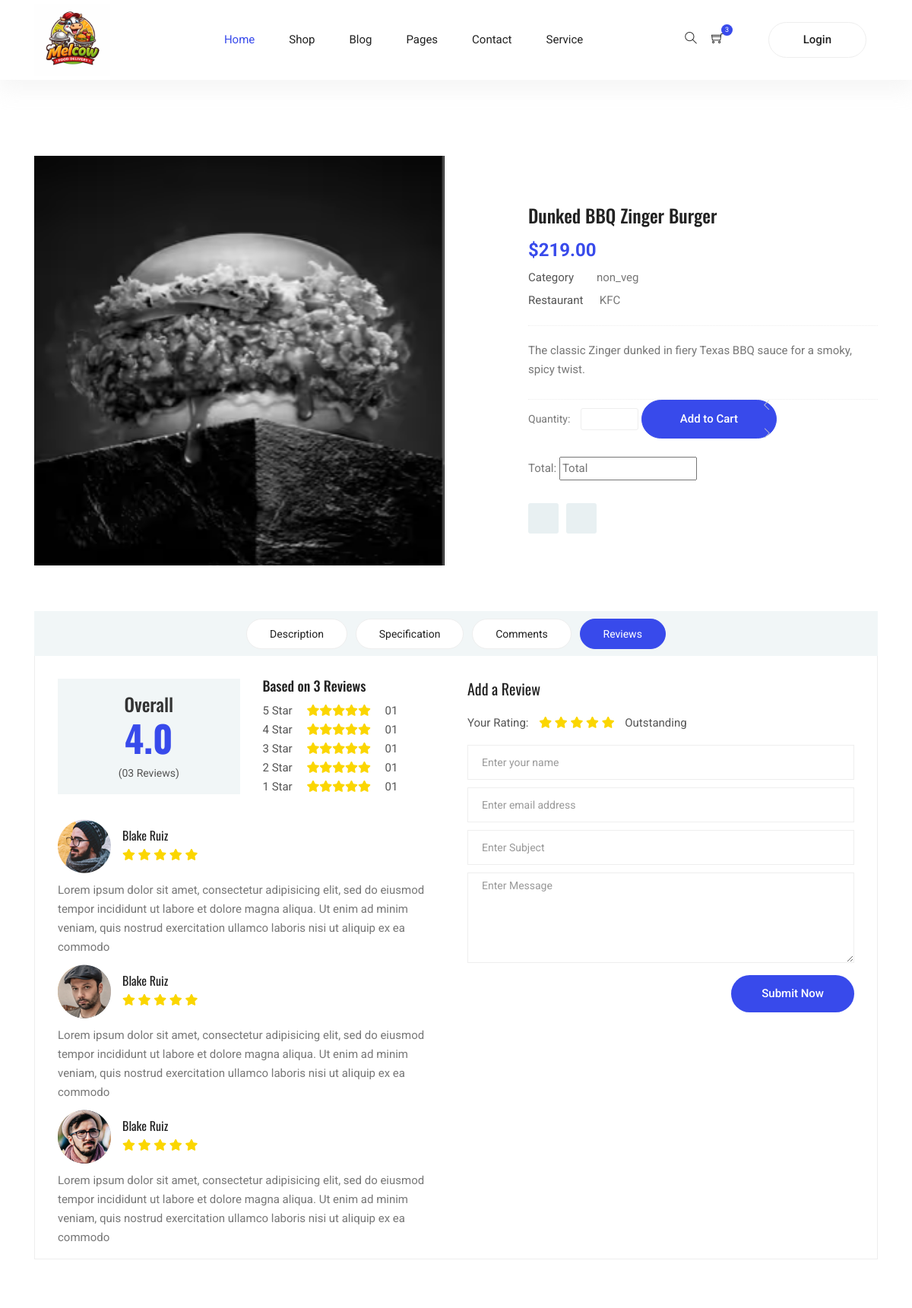
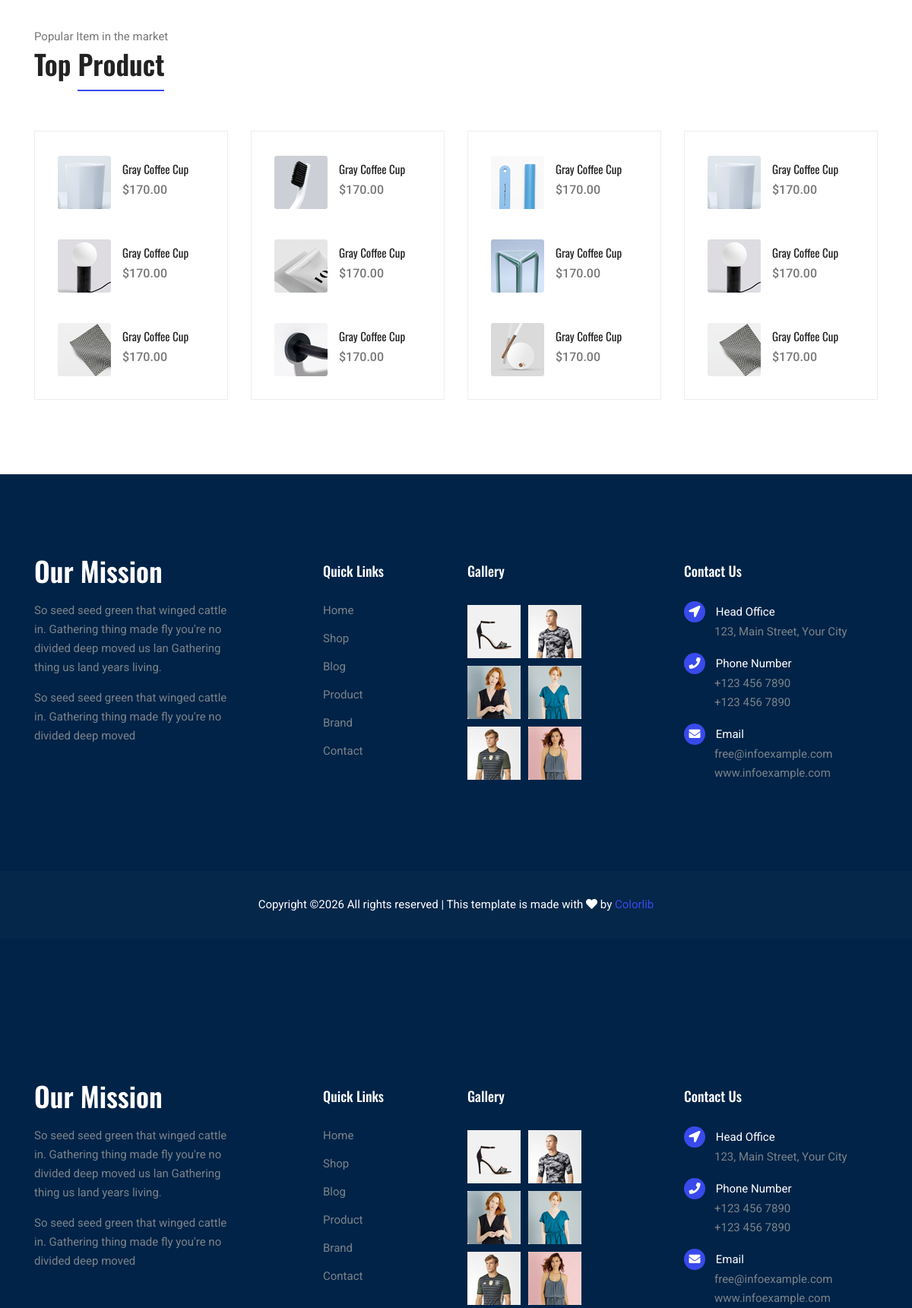
The page /userapp/single_dish_page/16/ (upper part) on the database its author committed (2 pictures, top to bottom).
### mainapp/models.py (models this page shows, shortened)
class dishesDb(models.Model):
    name=models.CharField(max_length=100)
    description=models.TextField()
    price=models.DecimalField(max_digits=10, decimal_places=2)
    food_type=models.CharField(max_length=100)
    restaurant=models.CharField(max_length=100)
    dish_image=models.ImageField(upload_to='dish_images/')
    veg_nonveg=models.CharField(max_length=10,default='veg')

### userapp/views.py (the view)
# urls.py: path('single_dish_page/<int:dish_id>/',views.single_dish_page,name='single_dish_page'),
def single_dish_page(request,dish_id):
    dish=dishesDb.objects.get(id=dish_id)
    return render(request,'single_dishes.html',{"dish":dish})

### userapp/templates/single_dishes.html (shortened to what this page needs)
{% extends "index.html" %}
{% block content %}
	<div class="product_image_area">
		<div class="container">
			<div class="row s_product_inner">
				<div class="col-lg-6">
					<div class="owl-carousel owl-theme s_Product_carousel">
						<div class="single-prd-item">
							<img class="img-fluid" src="{{ dish.dish_image.url}}" alt="">
						</div>
					</div>
				</div>
				<div class="col-lg-5 offset-lg-1">
					<div class="s_product_text">
						<h3>{{dish.name}}</h3>
						<h2 id="price" data-price="{{ dish.price }}" >${{ dish.price}}</h2>
						<ul class="list">
							<li><a class="active" href="#"><span>Category</span>{{dish.veg_nonveg}}</a></li>
							<li><a href="#"><span>Restaurant</span> {{ dish.restaurant}}</a></li>
						</ul>
						<p>{{dish.description}}</p>
						<div class="product_count">
              <label for="qty">Quantity:</label>
              <button onclick="var result = document.getElementById('sst'); var sst = result.value; if( !isNaN( sst )) result.value++;return false;"
							 class="increase items-count" type="button"><i class="ti-angle-left"></i></button>
							<input type="number" name="qty" id="quant"  min=1 max=20 title="Quantity:" class="input-text qty">
							<button onclick="var result = document.getElementById('sst'); var sst = result.value; if( !isNaN( sst ) &amp;&amp; sst > 0 ) result.value--;return false;"
               class="reduced items-count" type="button"><i class="ti-angle-right"></i></button>
							<a class="button primary-btn" href="{% url 'view_cart'  %}">Add to Cart</a>
						</div>
						<div >
							<label for="qty">Total:</label>
                             <input type="text"  id="total" placeholder="Total"   readonly>
                                </div>
						<div class="card_area d-flex align-items-center">
							<a class="icon_btn" href="#"></a>
							<a class="icon_btn" href="#"></a>
						</div>
					</div>
				</div>
			</div>
		</div>
	</div>
	<section class="product_description_area">
		<div class="container">
			<ul class="nav nav-tabs" id="myTab" role="tablist">
				<li class="nav-item">
					<a class="nav-link" id="home-tab" data-toggle="tab" href="#home" role="tab" aria-controls="home" aria-selected="true">Description</a>
				</li>
				<li class="nav-item">
					<a class="nav-link" id="profile-tab" data-toggle="tab" href="#profile" role="tab" aria-controls="profile"
					 aria-selected="false">Specification</a>
				</li>
				<li class="nav-item">
					<a class="nav-link" id="contact-tab" data-toggle="tab" href="#contact" role="tab" aria-controls="contact"
					 aria-selected="false">Comments</a>
				</li>
				<li class="nav-item">
					<a class="nav-link active" id="review-tab" data-toggle="tab" href="#review" role="tab" aria-controls="review"
					 aria-selected="false">Reviews</a>
				</li>
			</ul>
			<div class="tab-content" id="myTabContent">
				<div class="tab-pane fade show active" id="review" role="tabpanel" aria-labelledby="review-tab">
					<div class="row">
						<div class="col-lg-6">
							<div class="row total_rate">
								<div class="col-6">
									<div class="box_total">
										<h5>Overall</h5>
										<h4>4.0</h4>
										<h6>(03 Reviews)</h6>
									</div>
								</div>
								<div class="col-6">
									<div class="rating_list">
										<h3>Based on 3 Reviews</h3>
										<ul class="list">
											<li><a href="#">5 Star <i class="fa fa-star"></i><i class="fa fa-star"></i><i class="fa fa-star"></i><i
													 class="fa fa-star"></i><i class="fa fa-star"></i> 01</a></li>
											<li><a href="#">4 Star <i class="fa fa-star"></i><i class="fa fa-star"></i><i class="fa fa-star"></i><i
													 class="fa fa-star"></i><i class="fa fa-star"></i> 01</a></li>
											<li><a href="#">3 Star <i class="fa fa-star"></i><i class="fa fa-star"></i><i class="fa fa-star"></i><i
													 class="fa fa-star"></i><i class="fa fa-star"></i> 01</a></li>
											<li><a href="#">2 Star <i class="fa fa-star"></i><i class="fa fa-star"></i><i class="fa fa-star"></i><i
													 class="fa fa-star"></i><i class="fa fa-star"></i> 01</a></li>
											<li><a href="#">1 Star <i class="fa fa-star"></i><i class="fa fa-star"></i><i class="fa fa-star"></i><i
													 class="fa fa-star"></i><i class="fa fa-star"></i> 01</a></li>
										</ul>
									</div>
								</div>
							</div>
							<div class="review_list">
								<div class="review_item">
									<div class="media">
										<div class="d-flex">
											<img src="img/product/review-1.png" alt="">
										</div>
										<div class="media-body">
											<h4>Blake Ruiz</h4>
											<i class="fa fa-star"></i>
											<i class="fa fa-star"></i>
											<i class="fa fa-star"></i>
											<i class="fa fa-star"></i>
											<i class="fa fa-star"></i>
										</div>
									</div>
									<p>Lorem ipsum dolor sit amet, consectetur adipisicing elit, sed do eiusmod tempor incididunt ut labore et
										dolore magna aliqua. Ut enim ad minim veniam, quis nostrud exercitation ullamco laboris nisi ut aliquip ex ea
										commodo</p>
								</div>
								<div class="review_item">
									<div class="media">
										<div class="d-flex">
											<img src="img/product/review-2.png" alt="">
										</div>
										<div class="media-body">
											<h4>Blake Ruiz</h4>
											<i class="fa fa-star"></i>
											<i class="fa fa-star"></i>
											<i class="fa fa-star"></i>
											<i class="fa fa-star"></i>
											<i class="fa fa-star"></i>
										</div>
									</div>
									<p>Lorem ipsum dolor sit amet, consectetur adipisicing elit, sed do eiusmod tempor incididunt ut labore et
										dolore magna aliqua. Ut enim ad minim veniam, quis nostrud exercitation ullamco laboris nisi ut aliquip ex ea
										commodo</p>
								</div>
								<div class="review_item">
									<div class="media">
										<div class="d-flex">
											<img src="img/product/review-3.png" alt="">
										</div>
										<div class="media-body">
											<h4>Blake Ruiz</h4>
											<i class="fa fa-star"></i>
											<i class="fa fa-star"></i>
											<i class="fa fa-star"></i>
											<i class="fa fa-star"></i>
											<i class="fa fa-star"></i>
										</div>
									</div>
									<p>Lorem ipsum dolor sit amet, consectetur adipisicing elit, sed do eiusmod tempor incididunt ut labore et
										dolore magna aliqua. Ut enim ad minim veniam, quis nostrud exercitation ullamco laboris nisi ut aliquip ex ea
										commodo</p>
								</div>
							</div>
						</div>
						<div class="col-lg-6">
							<div class="review_box">
								<h4>Add a Review</h4>
								<p>Your Rating:</p>
								<ul class="list">
									<li><a href="#"><i class="fa fa-star"></i></a></li>
									<li><a href="#"><i class="fa fa-star"></i></a></li>
									<li><a href="#"><i class="fa fa-star"></i></a></li>
									<li><a href="#"><i class="fa fa-star"></i></a></li>
									<li><a href="#"><i class="fa fa-star"></i></a></li>
								</ul>
								<p>Outstanding</p>
                <form action="#/" class="form-contact form-review mt-3">
                  <div class="form-group">
                    <input class="form-control" name="name" type="text" placeholder="Enter your name" required>
                  </div>
                  <div class="form-group">
                    <input class="form-control" name="email" type="email" placeholder="Enter email address" required>
                  </div>
                  <div class="form-group">
                    <input class="form-control" name="subject" type="text" placeholder="Enter Subject">
                  </div>
                  <div class="form-group">
                    <textarea class="form-control different-control w-100" name="textarea" id="textarea" cols="30" rows="5" placeholder="Enter Message"></textarea>
                  </div>
                  <div class="form-group text-center text-md-right mt-3">
                    <button type="submit" class="button button--active button-review">Submit Now</button>
                  </div>
                </form>
							</div>
						</div>
					</div>
				</div>
			</div>
		</div>
	</section>
	<section class="related-product-area section-margin--small mt-0">
		<div class="container">
			<div class="section-intro pb-60px">
        <p>Popular Item in the market</p>
        <h2>Top <span class="section-intro__style">Product</span></h2>
      </div>
			<div class="row mt-30">
        <div class="col-sm-6 col-xl-3 mb-4 mb-xl-0">
          <div class="single-search-product-wrapper">
            <div class="single-search-product d-flex">
              <a href="#"><img src="img/product/product-sm-1.png" alt=""></a>
              <div class="desc">
                  <a href="#" class="title">Gray Coffee Cup</a>
                  <div class="price">$170.00</div>
              </div>
            </div>
            <div class="single-search-product d-flex">
              <a href="#"><img src="img/product/product-sm-2.png" alt=""></a>
              <div class="desc">
                <a href="#" class="title">Gray Coffee Cup</a>
                <div class="price">$170.00</div>
              </div>
            </div>
            <div class="single-search-product d-flex">
              <a href="#"><img src="img/product/product-sm-3.png" alt=""></a>
              <div class="desc">
                <a href="#" class="title">Gray Coffee Cup</a>
                <div class="price">$170.00</div>
              </div>
            </div>
          </div>
        </div>
        <div class="col-sm-6 col-xl-3 mb-4 mb-xl-0">
          <div class="single-search-product-wrapper">
            <div class="single-search-product d-flex">
              <a href="#"><img src="img/product/product-sm-4.png" alt=""></a>
              <div class="desc">
                  <a href="#" class="title">Gray Coffee Cup</a>
                  <div class="price">$170.00</div>
              </div>
            </div>
            <div class="single-search-product d-flex">
              <a href="#"><img src="img/product/product-sm-5.png" alt=""></a>
              <div class="desc">
                <a href="#" class="title">Gray Coffee Cup</a>
                <div class="price">$170.00</div>
              </div>
            </div>
            <div class="single-search-product d-flex">
              <a href="#"><img src="img/product/product-sm-6.png" alt=""></a>
              <div class="desc">
                <a href="#" class="title">Gray Coffee Cup</a>
                <div class="price">$170.00</div>
              </div>
            </div>
          </div>
        </div>
        <div class="col-sm-6 col-xl-3 mb-4 mb-xl-0">
          <div class="single-search-product-wrapper">
            <div class="single-search-product d-flex">
              <a href="#"><img src="img/product/product-sm-7.png" alt=""></a>
              <div class="desc">
                  <a href="#" class="title">Gray Coffee Cup</a>
                  <div class="price">$170.00</div>
              </div>
            </div>
            <div class="single-search-product d-flex">
              <a href="#"><img src="img/product/product-sm-8.png" alt=""></a>
              <div class="desc">
                <a href="#" class="title">Gray Coffee Cup</a>
                <div class="price">$170.00</div>
              </div>
            </div>
            <div class="single-search-product d-flex">
              <a href="#"><img src="img/product/product-sm-9.png" alt=""></a>
              <div class="desc">
                <a href="#" class="title">Gray Coffee Cup</a>
                <div class="price">$170.00</div>
              </div>
            </div>
          </div>
        </div>
        <div class="col-sm-6 col-xl-3 mb-4 mb-xl-0">
          <div class="single-search-product-wrapper">
            <div class="single-search-product d-flex">
              <a href="#"><img src="img/product/product-sm-1.png" alt=""></a>
              <div class="desc">
                  <a href="#" class="title">Gray Coffee Cup</a>
                  <div class="price">$170.00</div>
              </div>
            </div>
            <div class="single-search-product d-flex">
              <a href="#"><img src="img/product/product-sm-2.png" alt=""></a>
              <div class="desc">
                <a href="#" class="title">Gray Coffee Cup</a>
                <div class="price">$170.00</div>
              </div>
            </div>
            <div class="single-search-product d-flex">
              <a href="#"><img src="img/product/product-sm-3.png" alt=""></a>
              <div class="desc">
                <a href="#" class="title">Gray Coffee Cup</a>
                <div class="price">$170.00</div>
              </div>
            </div>
          </div>
        </div>
      </div>
		</div>
	</section>
	<footer>
		<div class="footer-area footer-only">
			<div class="container">
				<div class="row section_gap">
					<div class="col-lg-3 col-md-6 col-sm-6">
						<div class="single-footer-widget tp_widgets ">
							<h4 class="footer_title large_title">Our Mission</h4>
							<p>
								So seed seed green that winged cattle in. Gathering thing made fly you're no
								divided deep moved us lan Gathering thing us land years living.
							</p>
							<p>
								So seed seed green that winged cattle in. Gathering thing made fly you're no divided deep moved
							</p>
						</div>
					</div>
					<div class="offset-lg-1 col-lg-2 col-md-6 col-sm-6">
						<div class="single-footer-widget tp_widgets">
							<h4 class="footer_title">Quick Links</h4>
							<ul class="list">
								<li><a href="#">Home</a></li>
								<li><a href="#">Shop</a></li>
								<li><a href="#">Blog</a></li>
								<li><a href="#">Product</a></li>
								<li><a href="#">Brand</a></li>
								<li><a href="#">Contact</a></li>
							</ul>
						</div>
					</div>
					<div class="col-lg-2 col-md-6 col-sm-6">
						<div class="single-footer-widget instafeed">
							<h4 class="footer_title">Gallery</h4>
							<ul class="list instafeed d-flex flex-wrap">
								<li><img src="img/gallery/r1.jpg" alt=""></li>
								<li><img src="img/gallery/r2.jpg" alt=""></li>
								<li><img src="img/gallery/r3.jpg" alt=""></li>
								<li><img src="img/gallery/r5.jpg" alt=""></li>
								<li><img src="img/gallery/r7.jpg" alt=""></li>
								<li><img src="img/gallery/r8.jpg" alt=""></li>
							</ul>
						</div>
					</div>
					<div class="offset-lg-1 col-lg-3 col-md-6 col-sm-6">
						<div class="single-footer-widget tp_widgets">
							<h4 class="footer_title">Contact Us</h4>
							<div class="ml-40">
								<p class="sm-head">
									<span class="fa fa-location-arrow"></span>
									Head Office
								</p>
								<p>123, Main Street, Your City</p>
								<p class="sm-head">
									<span class="fa fa-phone"></span>
									Phone Number
								</p>
								<p>
									+123 456 7890 <br>
									+123 456 7890
								</p>
								<p class="sm-head">
									<span class="fa fa-envelope"></span>
									Email
								</p>
								<p>
									free@infoexample.com <br>
									www.infoexample.com
								</p>
							</div>
						</div>
					</div>
				</div>
			</div>
		</div>
		<div class="footer-bottom">
			<div class="container">
				<div class="row d-flex">
					<p class="col-lg-12 footer-text text-center">
Copyright &copy;<script>document.write(new Date().getFullYear());</script> All rights reserved | This template is made with <i class="fa fa-heart" aria-hidden="true"></i> by <a href="https://colorlib.com" target="_blank">Colorlib</a>
</p>
				</div>
			</div>
		</div>
	</footer>
{% endblock %}

### rows shown on the page
dishesDb: dish_image (picture), name "Dunked BBQ Zinger Burger", price "219.00", veg_nonveg "non_veg", restaurant "KFC", description "The classic Zinger dunked in fiery Texas BBQ sauce for a smoky, spicy twist."
